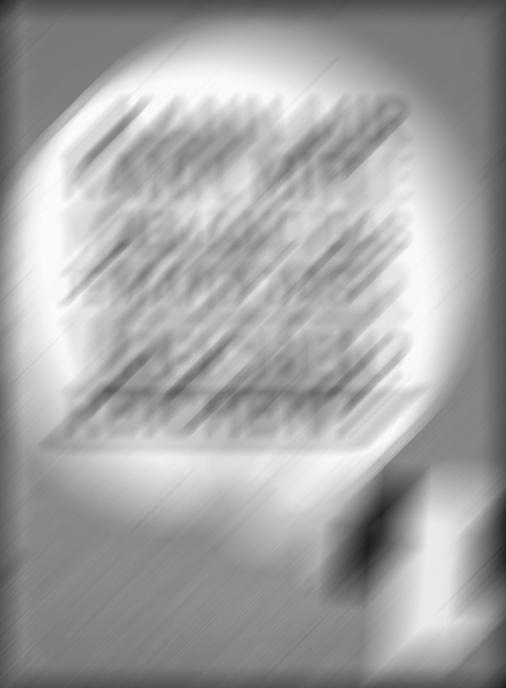
#> input picture Digital_Image_Processing/Lab4/pics/blurred_image.jpg, 506 x 688 px
$ python 2_solution.py
#> lines starting #> are read from the running program, lines starting #| are printed output that depends on the picture
from pathlib import Path
import numpy as np
import matplotlib.pyplot as plt
import scipy
from scipy import ndimage, fft
from PIL import Image

# ----------------------------------------------------- load image ---------------------------------------------
file_name = Path('.', 'pics', 'blurred_image.jpg')

# Open the image with pillow and convert to numpy array
img = Image.open(file_name)
#> img is the input picture: PIL image 506x688 L; min 30, max 253, mean 163.9
img = np.asarray(img.convert('L'))

# Guessed motion blur filter
nFilter = 91
angle = 45
my_filter = np.zeros((nFilter, nFilter))
my_filter[nFilter//2, :] = 1.0 / nFilter
my_filter = scipy.ndimage.rotate(my_filter, angle, reshape=False)

nRows = img.shape[0]
#> nRows = 688
nCols = img.shape[1]
#> nCols = 506
nFFT = 1024
filter_spectrum = scipy.fft.fft2(my_filter, (nFFT, nFFT))
image_blurred_spectrum = scipy.fft.fft2(img, (nFFT, nFFT))

# --------------------------------------------------- reconstruct the image --------------------------------------------
K = 0.01
h_wiener_ft = np.conj(filter_spectrum)/(np.abs(filter_spectrum)**2 + K)
reconstructed_img_ft = scipy.fft.ifft2(image_blurred_spectrum * h_wiener_ft)
reconstructed_img = np.real(reconstructed_img_ft)
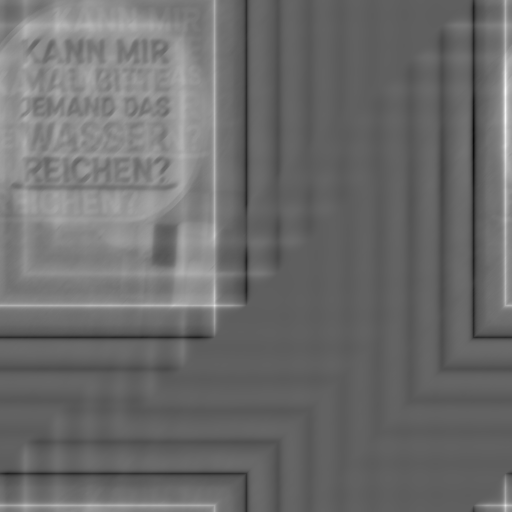
#> reconstructed_img: shape (1024, 1024) float64 (shown at 1/2 size); min -379.2, max 638.5, mean 54; drawn with min black and max white

#reconstructed_img = reconstructed_img[nFilter // 2 - 1 : img.shape[0] + nFilter // 2 - 1,
#                                      nFilter // 2 - 1 : img.shape[1] + nFilter // 2 - 1]

reconstructed_img = reconstructed_img[:img.shape[0],: img.shape[1]]  # Use this due to cropped supposedly used in image generation
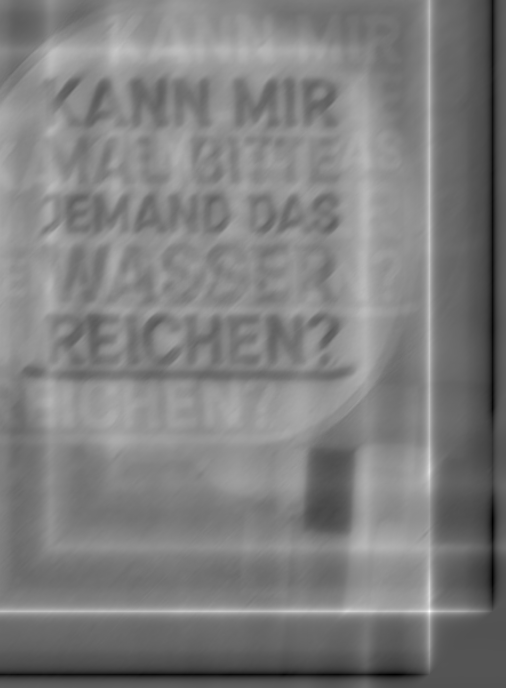
#> reconstructed_img: shape (688, 506) float64; min -272.8, max 558.5, mean 139.8; drawn with min black and max white


# --------------------------------------------------------- display images ---------------------------------------------
fig = plt.figure(1)
plt.subplot(3, 1, 1)
plt.title('Blurred Image')
plt.imshow(img, cmap='gray')

plt.subplot(3, 1, 2)
plt.title('Guessed Motion Blur Filter')
plt.imshow(my_filter, cmap='gray')

plt.subplot(3, 1, 3)
plt.title('Reconstructed Image')
plt.imshow(reconstructed_img, vmin=np.min(reconstructed_img), vmax=np.max(reconstructed_img), cmap='gray')

plt.show()
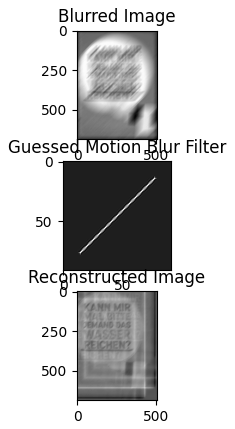
#> figure drawn by matplotlib, 3 panels
